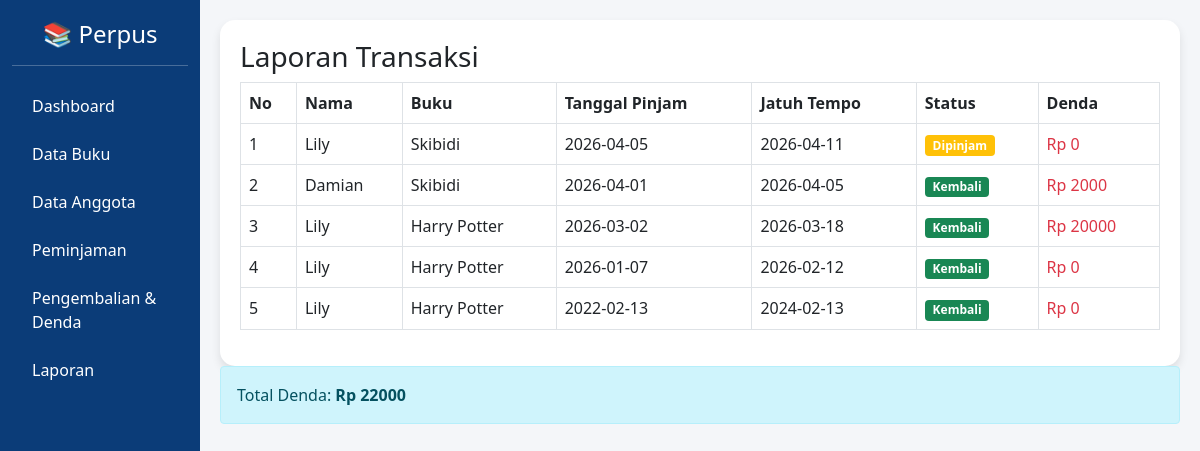
The page /laporan/laporan.php on the database its author committed.
### tables this page shows
CREATE TABLE `peminjaman` (
  `id_pinjam` int(11) NOT NULL,
  `id_anggota` int(11) DEFAULT NULL,
  `tanggal_pinjam` date DEFAULT NULL,
  `tanggal_kembali` date DEFAULT NULL,
  `status` varchar(20) DEFAULT NULL
);

CREATE TABLE `anggota` (
  `id_anggota` int(11) NOT NULL,
  `nama` varchar(100) DEFAULT NULL,
  `no_hp` varchar(15) DEFAULT NULL
);

CREATE TABLE `buku` (
  `id_buku` int(11) NOT NULL,
  `judul` varchar(100) DEFAULT NULL,
  `penulis` varchar(100) DEFAULT NULL,
  `penerbit` varchar(100) DEFAULT NULL,
  `tahun` int(11) DEFAULT NULL,
  `stok` int(11) DEFAULT NULL
);

CREATE TABLE `pengembalian` (
  `id_kembali` int(11) NOT NULL,
  `id_pinjam` int(11) DEFAULT NULL,
  `tanggal_kembali` date DEFAULT NULL,
  `terlambat` int(11) DEFAULT NULL,
  `denda` int(11) DEFAULT NULL
);

### laporan/laporan.php (the view)
<?php include '../layout.php'; ?>
<?php include '../koneksi.php'; ?>
<div class="card-box">
<h3>Laporan Transaksi</h3>
<table class="table table-bordered">
<tr>
<th>No</th>
<th>Nama</th>
<th>Buku</th>
<th>Tanggal Pinjam</th>
<th>Jatuh Tempo</th>
<th>Status</th>
<th>Denda</th>
</tr>
<?php
$no=1;
$data = mysqli_query($conn,"
SELECT
    p.*,
    a.nama,
    b.judul,
    d.jumlah,
    k.denda
FROM peminjaman p
JOIN anggota a ON p.id_anggota=a.id_anggota
JOIN detail_pinjam d ON p.id_pinjam=d.id_pinjam
JOIN buku b ON d.id_buku=b.id_buku
LEFT JOIN pengembalian k ON p.id_pinjam=k.id_pinjam
ORDER BY p.id_pinjam DESC
");
while($row=mysqli_fetch_array($data)){
?>
<tr>
<td><?= $no++ ?></td>
<td><?= $row['nama'] ?></td>
<td><?= $row['judul'] ?></td>
<td><?= $row['tanggal_pinjam'] ?></td>
<td><?= $row['tanggal_kembali'] ?></td>
<td>
<?php if($row['status']=='dipinjam'){ ?>
    <span class="badge bg-warning">Dipinjam</span>
<?php } else { ?>
    <span class="badge bg-success">Kembali</span>
<?php } ?>
</td>
<td class="text-danger">
Rp <?= $row['denda'] ?? 0 ?>
</td>
</tr>
<?php } ?>
</table>
</div>
<?php
$total_denda = mysqli_fetch_assoc(mysqli_query($conn,"
SELECT SUM(denda) as total FROM pengembalian
"))['total'];
?>
<div class="alert alert-info">
Total Denda: <b>Rp <?= $total_denda ?? 0 ?></b>
</div>
<?php include '../footer.php'; ?>

### layout.php (shortened to what this page needs)
<!DOCTYPE html>
<html lang="id">
<head>
<link href="https://cdn.jsdelivr.net/npm/bootstrap@5.0.2/dist/css/bootstrap.min.css" rel="stylesheet">
</head>
<body>
<div class="container-fluid">
<div class="row">
<div class="col-md-2 sidebar">
    <h4 class="text-center">📚 Perpus</h4>
    <hr>
    <a href="/perpustakaan/index.php">Dashboard</a>
    <a href="/perpustakaan/buku/buku.php">Data Buku</a>
    <a href="/perpustakaan/anggota/anggota.php">Data Anggota</a>
    <a href="/perpustakaan/peminjaman/peminjaman.php">Peminjaman</a>
    <a href="/perpustakaan/pengembalian/pengembalian.php">Pengembalian & Denda</a>
    <a href="/perpustakaan/laporan/laporan.php">Laporan</a>
</div>
<div class="col-md-10 content">

### footer.php
</div>
</div>
</div>
</body>
</html>

### layout.php (style rules this page uses)
body { background: #f4f6f9; font-family: 'Segoe UI'; }
.sidebar { height: 100vh; background: #0b3c78; color: white; padding-top: 20px; }
.sidebar a { color: white; display: block; padding: 12px 20px; text-decoration: none; }
.content { padding: 20px; }
.card-box { border-radius: 15px; padding: 20px; background: white; box-shadow: 0 5px 10px rgba(0,0,0,0.1); }

### rows shown on the page
peminjaman: id_anggota.nama "Lily", buku.judul "Skibidi", tanggal_pinjam "2026-04-05", tanggal_kembali "2026-04-11", status "Dipinjam", denda "0"
peminjaman: id_anggota.nama "Damian", buku.judul "Skibidi", tanggal_pinjam "2026-04-01", tanggal_kembali "2026-04-05", status "Kembali", pengembalian.denda "2000"
peminjaman: id_anggota.nama "Lily", buku.judul "Harry Potter", tanggal_pinjam "2026-03-02", tanggal_kembali "2026-03-18", status "Kembali", pengembalian.denda "20000"
peminjaman: id_anggota.nama "Lily", buku.judul "Harry Potter", tanggal_pinjam "2026-01-07", tanggal_kembali "2026-02-12", status "Kembali", denda "0"
peminjaman: id_anggota.nama "Lily", buku.judul "Harry Potter", tanggal_pinjam "2022-02-13", tanggal_kembali "2024-02-13", status "Kembali", denda "0"

### other values the page prints
$total_denda "22000"
